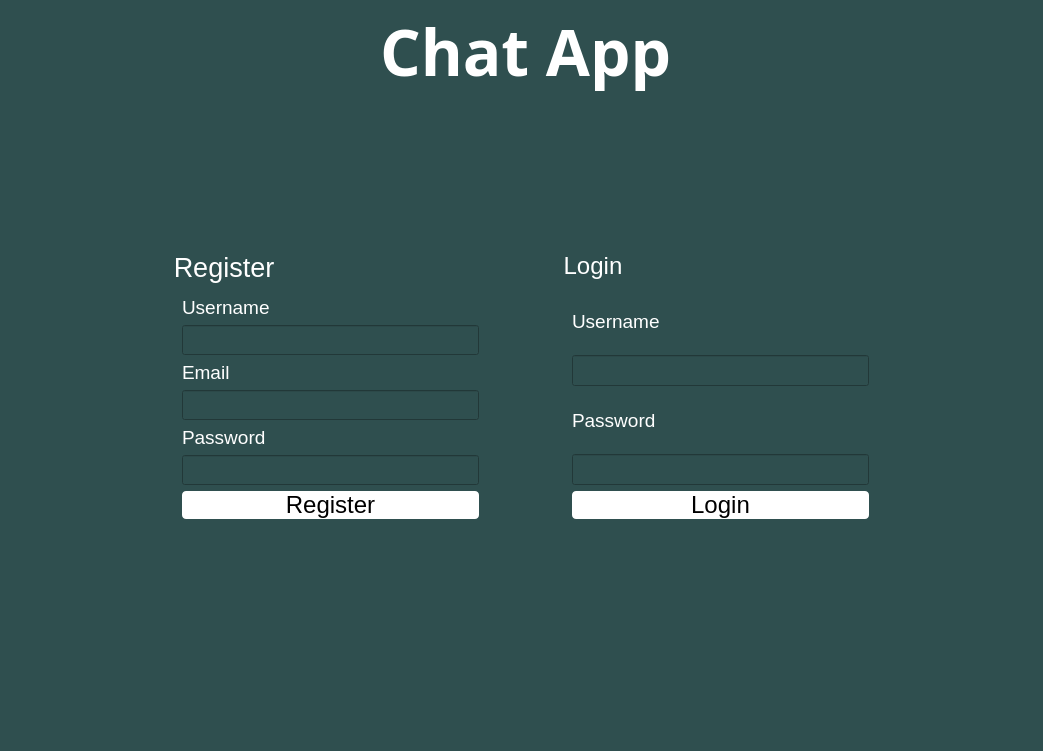
<?xml version="1.0" encoding="UTF-8"?>
<ui version="4.0">
 <class>LoginRegisterMainWindow</class>
 <widget class="QMainWindow" name="LoginRegisterMainWindow">
  <property name="enabled">
   <bool>true</bool>
  </property>
  <property name="geometry">
   <rect>
    <x>0</x>
    <y>0</y>
    <width>1043</width>
    <height>751</height>
   </rect>
  </property>
  <property name="windowTitle">
   <string>ChatApp</string>
  </property>
  <property name="windowIcon">
   <iconset>
    <normaloff>:/images/logo.png</normaloff>:/images/logo.png</iconset>
  </property>
  <property name="autoFillBackground">
   <bool>true</bool>
  </property>
  <property name="styleSheet">
   <string notr="true">loginRegisterWindow {
	background-color: rgb(0,128,128);
}</string>
  </property>
  <widget class="QWidget" name="loginRegisterWindow">
   <property name="autoFillBackground">
    <bool>false</bool>
   </property>
   <property name="styleSheet">
    <string notr="true">background-color: rgb(47,79,79);
color: rgb(255, 255, 255);</string>
   </property>
   <widget class="QWidget" name="topPanel" native="true">
    <property name="geometry">
     <rect>
      <x>0</x>
      <y>0</y>
      <width>1101</width>
      <height>101</height>
     </rect>
    </property>
    <property name="autoFillBackground">
     <bool>false</bool>
    </property>
    <property name="styleSheet">
     <string notr="true"/>
    </property>
    <widget class="QWidget" name="layoutWidget">
     <property name="geometry">
      <rect>
       <x>380</x>
       <y>10</y>
       <width>301</width>
       <height>81</height>
      </rect>
     </property>
     <layout class="QHBoxLayout" name="horizontalLayout">
      <item>
       <widget class="QLabel" name="label">
        <property name="font">
         <font>
          <family>Ubuntu Condensed</family>
          <pointsize>48</pointsize>
          <weight>75</weight>
          <bold>true</bold>
         </font>
        </property>
        <property name="styleSheet">
         <string notr="true">color: rgb(255, 255, 255);</string>
        </property>
        <property name="text">
         <string>Chat App</string>
        </property>
       </widget>
      </item>
     </layout>
    </widget>
   </widget>
   <widget class="QGroupBox" name="registerForm">
    <property name="geometry">
     <rect>
      <x>170</x>
      <y>250</y>
      <width>321</width>
      <height>281</height>
     </rect>
    </property>
    <property name="font">
     <font>
      <pointsize>20</pointsize>
     </font>
    </property>
    <property name="styleSheet">
     <string notr="true">#registerForm {
   border-radius: 10px
}</string>
    </property>
    <property name="title">
     <string>Register</string>
    </property>
    <layout class="QVBoxLayout" name="verticalLayout_6">
     <item>
      <layout class="QVBoxLayout" name="verticalLayout">
       <item>
        <widget class="QLabel" name="label_2">
         <property name="font">
          <font>
           <pointsize>14</pointsize>
          </font>
         </property>
         <property name="text">
          <string>Username</string>
         </property>
        </widget>
       </item>
       <item>
        <widget class="QLineEdit" name="usernameRegister">
         <property name="font">
          <font>
           <pointsize>14</pointsize>
          </font>
         </property>
        </widget>
       </item>
      </layout>
     </item>
     <item>
      <layout class="QVBoxLayout" name="verticalLayout_3">
       <item>
        <widget class="QLabel" name="label_4">
         <property name="font">
          <font>
           <pointsize>14</pointsize>
          </font>
         </property>
         <property name="text">
          <string>Email</string>
         </property>
        </widget>
       </item>
       <item>
        <widget class="QLineEdit" name="emailAddressRegister">
         <property name="font">
          <font>
           <pointsize>14</pointsize>
          </font>
         </property>
        </widget>
       </item>
      </layout>
     </item>
     <item>
      <layout class="QVBoxLayout" name="verticalLayout_2">
       <item>
        <widget class="QLabel" name="label_3">
         <property name="font">
          <font>
           <pointsize>14</pointsize>
          </font>
         </property>
         <property name="text">
          <string>Password</string>
         </property>
        </widget>
       </item>
       <item>
        <widget class="QLineEdit" name="passwordRegister">
         <property name="font">
          <font>
           <pointsize>14</pointsize>
          </font>
         </property>
         <property name="echoMode">
          <enum>QLineEdit::Password</enum>
         </property>
        </widget>
       </item>
      </layout>
     </item>
     <item>
      <widget class="QPushButton" name="registerBtn">
       <property name="font">
        <font>
         <pointsize>18</pointsize>
        </font>
       </property>
       <property name="styleSheet">
        <string notr="true">#registerBtn {
	background-color: rgb(255, 255, 255);
	border-width:0px;
	border-radius:4px;
	color: black;
}

#registerBtn:hover {

	background-color: rgb(32, 74, 135);
	color: white;

}</string>
       </property>
       <property name="text">
        <string>Register</string>
       </property>
      </widget>
     </item>
    </layout>
   </widget>
   <widget class="QGroupBox" name="loginForm">
    <property name="geometry">
     <rect>
      <x>560</x>
      <y>250</y>
      <width>321</width>
      <height>281</height>
     </rect>
    </property>
    <property name="font">
     <font>
      <pointsize>18</pointsize>
     </font>
    </property>
    <property name="styleSheet">
     <string notr="true">#loginForm {
   border-radius: 10px
}</string>
    </property>
    <property name="title">
     <string>Login</string>
    </property>
    <layout class="QVBoxLayout" name="verticalLayout_9">
     <item>
      <layout class="QVBoxLayout" name="verticalLayout_7">
       <item>
        <widget class="QLabel" name="label_7">
         <property name="font">
          <font>
           <pointsize>14</pointsize>
          </font>
         </property>
         <property name="text">
          <string>Username</string>
         </property>
        </widget>
       </item>
       <item>
        <widget class="QLineEdit" name="usernameLogin">
         <property name="font">
          <font>
           <pointsize>14</pointsize>
          </font>
         </property>
        </widget>
       </item>
      </layout>
     </item>
     <item>
      <layout class="QVBoxLayout" name="verticalLayout_8">
       <item>
        <widget class="QLabel" name="label_8">
         <property name="font">
          <font>
           <pointsize>14</pointsize>
          </font>
         </property>
         <property name="text">
          <string>Password</string>
         </property>
        </widget>
       </item>
       <item>
        <widget class="QLineEdit" name="passwordLogin">
         <property name="font">
          <font>
           <pointsize>14</pointsize>
          </font>
         </property>
         <property name="echoMode">
          <enum>QLineEdit::Password</enum>
         </property>
        </widget>
       </item>
      </layout>
     </item>
     <item>
      <widget class="QPushButton" name="loginBtn">
       <property name="font">
        <font>
         <pointsize>18</pointsize>
        </font>
       </property>
       <property name="styleSheet">
        <string notr="true">#loginBtn {
	background-color: rgb(255, 255, 255);
	border-width:0px;
	border-radius:4px;
	color: black;
}

#loginBtn:hover {
	background-color: rgb(32, 74, 135);
	color: white;

}</string>
       </property>
       <property name="text">
        <string>Login</string>
       </property>
      </widget>
     </item>
    </layout>
   </widget>
  </widget>
 </widget>
 <resources/>
 <connections/>
</ui>
